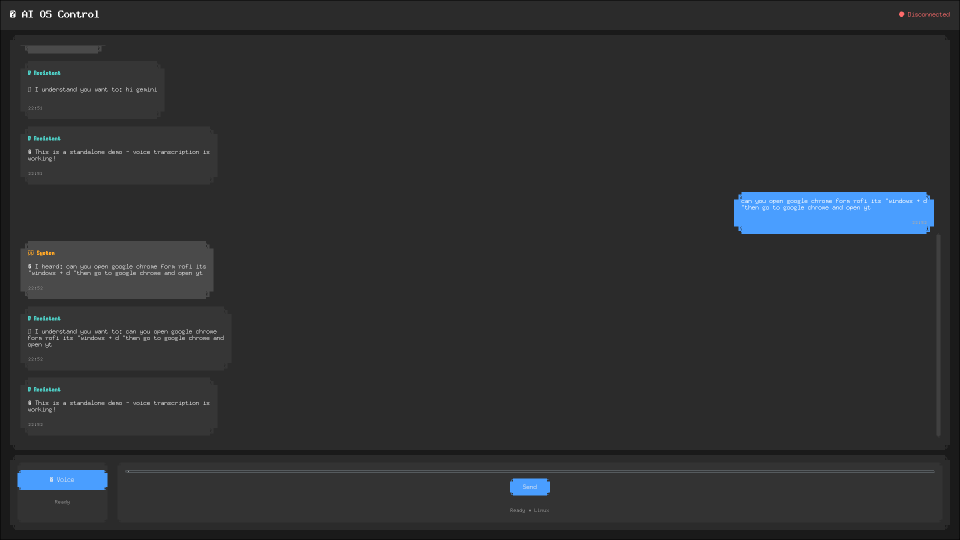
#> input picture Ai0S/swappy-20250902-225245.png, 1920 x 1080 px (shown at 1/2 size)
$ python -i opencv_matcher.py   (imports and definitions only)
#> lines starting #> are read from the running program, lines starting #| are printed output that depends on the picture
import logging
import os
import tempfile
from typing import Any

import cv2
import numpy as np


class OpenCVMatcher:
    """OpenCV-based template matching for GUI elements"""

    def __init__(self) -> None:
        self.matching_methods = [
            cv2.TM_CCOEFF_NORMED,
            cv2.TM_CCORR_NORMED,
            cv2.TM_SQDIFF_NORMED,
        ]

        # Element type confidence thresholds
        self.confidence_thresholds = {
            'button': 0.85,
            'text': 0.75,
            'menu': 0.80,
            'tab': 0.82,
            'dialog': 0.78,
            'icon': 0.88,
        }

        self.logger = logging.getLogger(__name__)

    # [106 lines left out: functions find_template, find_multiple_templates, find_all_instances, not called in this run]

    def preprocess_screenshot(self, screenshot_path: str) -> np.ndarray | None:
        """Preprocess screenshot for better matching"""
        try:
            img = cv2.imread(screenshot_path, cv2.IMREAD_COLOR)
#> img is the input picture: shape (1080, 1920, 3); mean B, G, R 49.5, 47.6, 45.8
            if img is None:
                return None

            # Apply Gaussian blur to reduce noise
            blurred = cv2.GaussianBlur(img, (3, 3), 0)

            # Enhance contrast
            lab = cv2.cvtColor(blurred, cv2.COLOR_BGR2LAB)
#> lab: shape (1080, 1920, 3); mean of channels 0, 1, 2 49.8, 128.1, 126.9
            l_channel, a_channel, b_channel = cv2.split(lab)
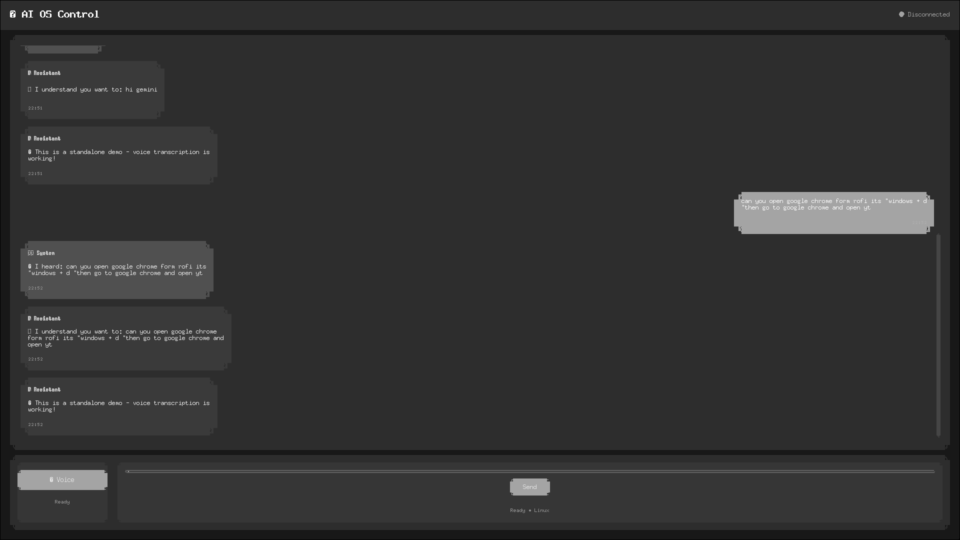
#> l_channel: shape (1080, 1920) (shown at 1/2 size); min 3, max 255, mean 49.8
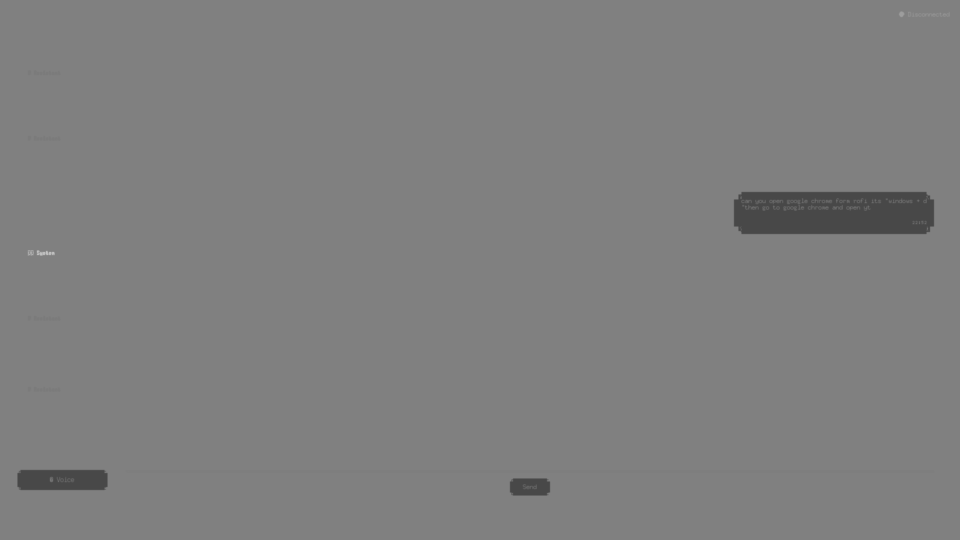
#> b_channel: shape (1080, 1920) (shown at 1/2 size); min 72, max 201, mean 126.9
            clahe = cv2.createCLAHE(clipLimit=2.0, tileGridSize=(8, 8))
            l_channel = clahe.apply(l_channel)
            enhanced = cv2.merge([l_channel, a_channel, b_channel])
#> enhanced: shape (1080, 1920, 3); mean of channels 0, 1, 2 55.5, 128.1, 126.9
            enhanced = cv2.cvtColor(enhanced, cv2.COLOR_LAB2BGR)

            return enhanced

        except Exception as e:
            self.logger.error(f"Screenshot preprocessing failed: {e}")
            return None

    # [42 lines left out: function find_in_region, not called in this run]

    def get_adaptive_threshold(self, element_type: str) -> float:
        """Get adaptive confidence threshold based on element type"""
        return self.confidence_thresholds.get(element_type, 0.8)

    # [91 lines left out: functions classify_element, detect_element_state, find_text_in_image, compare_templates, create_template_from_region, not called in this run]

>>> result = OpenCVMatcher().preprocess_screenshot('../../../../Ai0S/swappy-20250902-225245.png')
